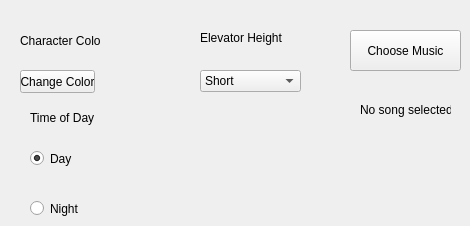
         <widget class="QWidget" name="tab_2">
          <attribute name="title">
           <string>Heights</string>
          </attribute>
          <widget class="QLabel" name="label">
           <property name="geometry">
            <rect>
             <x>20</x>
             <y>30</y>
             <width>81</width>
             <height>21</height>
            </rect>
           </property>
           <property name="text">
            <string>Character Color</string>
           </property>
          </widget>
          <widget class="QLabel" name="label_2">
           <property name="geometry">
            <rect>
             <x>30</x>
             <y>110</y>
             <width>71</width>
             <height>16</height>
            </rect>
           </property>
           <property name="text">
            <string>Time of Day</string>
           </property>
          </widget>
          <widget class="QRadioButton" name="radioButton_8">
           <property name="geometry">
            <rect>
             <x>30</x>
             <y>150</y>
             <width>82</width>
             <height>17</height>
            </rect>
           </property>
           <property name="text">
            <string>Day</string>
           </property>
           <property name="checked">
            <bool>true</bool>
           </property>
          </widget>
          <widget class="QRadioButton" name="radioButton_9">
           <property name="geometry">
            <rect>
             <x>30</x>
             <y>200</y>
             <width>82</width>
             <height>17</height>
            </rect>
           </property>
           <property name="text">
            <string>Night</string>
           </property>
          </widget>
          <widget class="QLabel" name="label_6">
           <property name="geometry">
            <rect>
             <x>200</x>
             <y>30</y>
             <width>91</width>
             <height>16</height>
            </rect>
           </property>
           <property name="text">
            <string>Elevator Height</string>
           </property>
          </widget>
          <widget class="QComboBox" name="heightBox">
           <property name="geometry">
            <rect>
             <x>200</x>
             <y>70</y>
             <width>101</width>
             <height>22</height>
            </rect>
           </property>
           <item>
            <property name="text">
             <string>Short</string>
            </property>
           </item>
           <item>
            <property name="text">
             <string>Medium</string>
            </property>
           </item>
           <item>
            <property name="text">
             <string>Tall</string>
            </property>
           </item>
           <item>
            <property name="text">
             <string>Tallest</string>
            </property>
           </item>
          </widget>
          <widget class="QPushButton" name="colorBut1">
           <property name="geometry">
            <rect>
             <x>20</x>
             <y>70</y>
             <width>75</width>
             <height>23</height>
            </rect>
           </property>
           <property name="text">
            <string>Change Color</string>
           </property>
          </widget>
          <widget class="QWidget" name="color1" native="true">
           <property name="geometry">
            <rect>
             <x>110</x>
             <y>20</y>
             <width>51</width>
             <height>51</height>
            </rect>
           </property>
           <property name="autoFillBackground">
            <bool>true</bool>
           </property>
          </widget>
          <widget class="QPushButton" name="MusicButton">
           <property name="geometry">
            <rect>
             <x>350</x>
             <y>30</y>
             <width>111</width>
             <height>41</height>
            </rect>
           </property>
           <property name="text">
            <string>Choose Music</string>
           </property>
          </widget>
          <widget class="QLabel" name="musicLabel">
           <property name="geometry">
            <rect>
             <x>360</x>
             <y>100</y>
             <width>91</width>
             <height>20</height>
            </rect>
           </property>
           <property name="text">
            <string>No song selected</string>
           </property>
          </widget>
         </widget>
